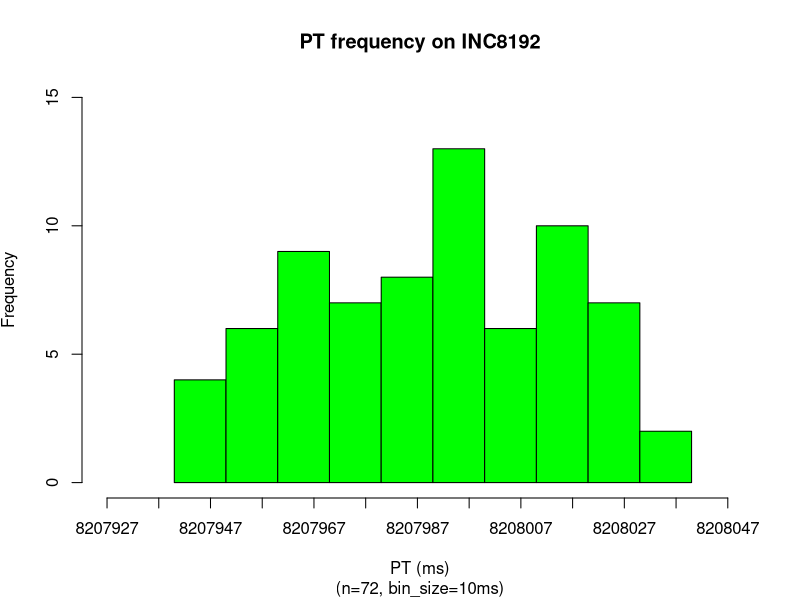
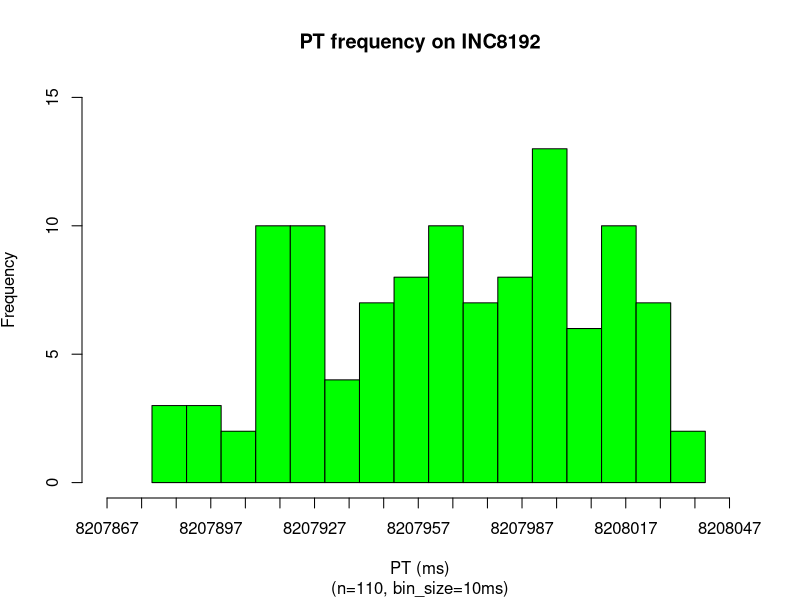
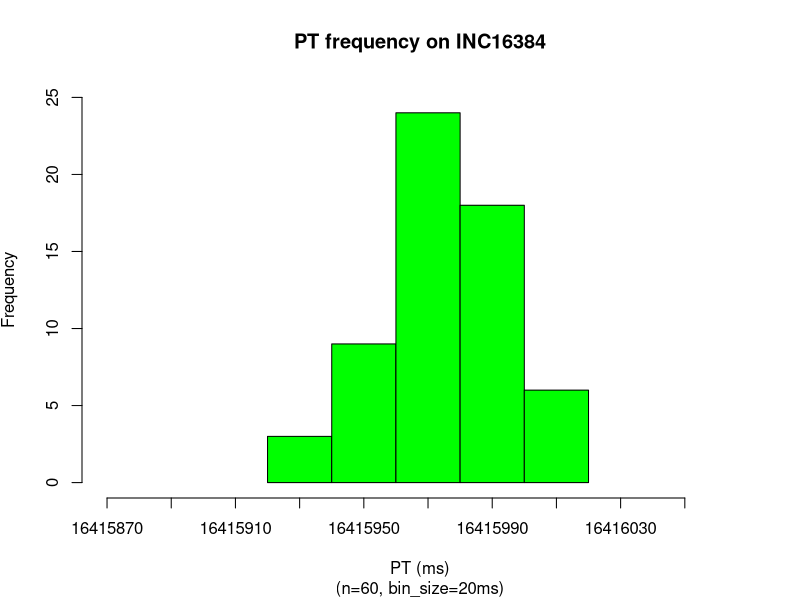
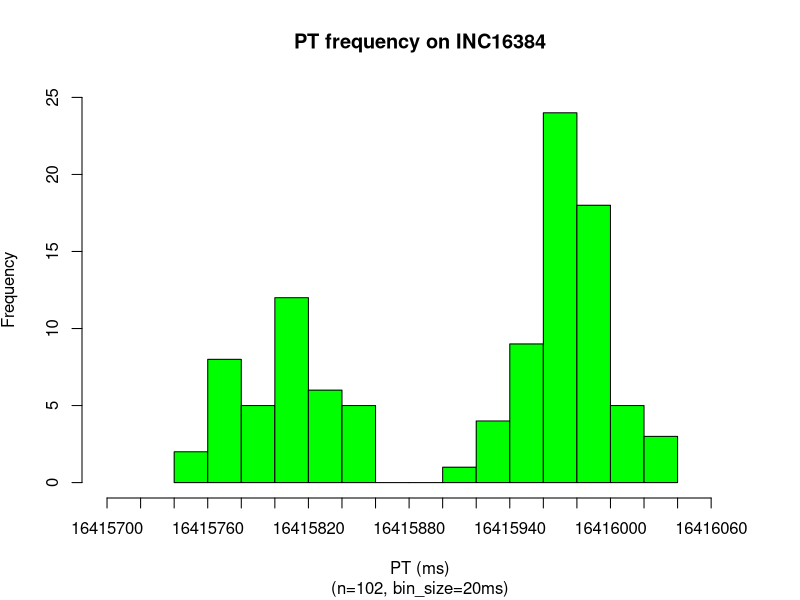

Reproduce these figures in R, in order.
x = read.csv(file="8192_sec.dat",head=TRUE,sep="\t")
setEPS()
postscript("8192_sec_pt_hist2_v5.eps")
x <- subset(x, x$ITERNUM > 40) 
x <- subset(x, x$ITERNUM != 84 & x$ITERNUM != 95 & x$ITERNUM != 105 & x$ITERNUM != 116 & x$ITERNUM != 45 & x$ITERNUM != 56 & x$ITERNUM != 66 & x$ITERNUM != 77)
x_up = mean(x$PRTIME) + 2*sd(x$PRTIME)
x_dn = mean(x$PRTIME) - 2*sd(x$PRTIME)
x = subset(x, x$PRTIME >= x_dn & x$PRTIME <= x_up)
xmax <- max(x$PRTIME)
xmin <- min(x$PRTIME)
binsize=10
nbins <- ceiling((xmax-xmin) / binsize)
h = hist(x$PRTIME, right=F, breaks=nbins,plot=F)
xmin <-xmin-17
xmax <-xmax+15
plot(h, ylim=c(0,15), xaxt='n',freq=TRUE,xlim=c(xmin,xmax),col="green", main='PT frequency on INC8192', 
sub=paste("(n=",nrow(x),", bin_size=",binsize,"ms)",sep=""), xlab='PT (ms)', ylab=expression('Frequency'))
xaxtl <- seq(xmin,xmax,by=binsize)
axis(side=1, at=xaxtl, labels=xaxtl)
dev.off()

x = read.csv(file="8192_sec.dat",head=TRUE,sep="\t")
setEPS()
postscript("8192_sec_pt_hist_v5.eps")
x <- subset(x, x$ITERNUM != 84 & x$ITERNUM != 95 & x$ITERNUM != 105 & x$ITERNUM != 116 & x$ITERNUM != 45 & x$ITERNUM != 56 & x$ITERNUM != 66 & x$ITERNUM != 77)
x_up = mean(x$PRTIME) + 2*sd(x$PRTIME)
x_dn = mean(x$PRTIME) - 2*sd(x$PRTIME)
x = subset(x, x$PRTIME >= x_dn & x$PRTIME <= x_up)
xmax <- max(x$PRTIME)
xmin <- min(x$PRTIME)
binsize=10
nbins <- ceiling((xmax-xmin) / binsize)
h = hist(x$PRTIME, right=F, breaks=nbins,plot=F)
xmin <-xmin-17
xmax <-xmax+15
plot(h, ylim=c(0,15), xaxt='n',freq=TRUE,xlim=c(xmin,xmax),col="green", main='PT frequency on INC8192', 
sub=paste("(n=",nrow(x),", bin_size=",binsize,"ms)",sep=""), xlab='PT (ms)', ylab=expression('Frequency'))
xaxtl <- seq(xmin,xmax,by=binsize)
axis(side=1, at=xaxtl, labels=xaxtl)
dev.off()

x = read.csv(file="16384_sec.dat",head=TRUE,sep="\t")
setEPS()
postscript("16384_sec_pt_hist2_v5.eps")
x <- subset(x, x$ITERNUM > 40) 
x <- subset(x, x$ITERNUM != 10 & x$ITERNUM != 16 & x$ITERNUM != 82 & x$ITERNUM != 87 & x$ITERNUM != 92 & x$ITERNUM != 98 & x$ITERNUM != 103 & x$ITERNUM != 108 & x$ITERNUM != 113 & x$ITERNUM != 119 & x$ITERNUM != 43 & x$ITERNUM != 48 & x$ITERNUM != 54 & x$ITERNUM != 59 & x$ITERNUM != 64 & x$ITERNUM != 69 & x$ITERNUM != 75 & x$ITERNUM != 80)
x_up = mean(x$PRTIME) + 2*sd(x$PRTIME)
x_dn = mean(x$PRTIME) - 2*sd(x$PRTIME)
x = subset(x, x$PRTIME >= x_dn & x$PRTIME <= x_up)
xmax <- max(x$PRTIME)
xmin <- min(x$PRTIME)
binsize=20
nbins <- ceiling((xmax-xmin) / binsize)+1
h = hist(x$PRTIME, right=F, breaks=nbins,plot=F)
xmin <-xmin-57
xmax <-xmax+45
plot(h, ylim=c(0,25), xaxt='n',freq=TRUE,xlim=c(xmin,xmax),col="green", main='PT frequency on INC16384', 
sub=paste("(n=",nrow(x),", bin_size=",binsize,"ms)",sep=""), xlab='PT (ms)', ylab=expression('Frequency'))
xaxtl <- seq(xmin,xmax,by=binsize)
axis(side=1, at=xaxtl, labels=xaxtl)
dev.off()

x = read.csv(file="16384_sec.dat",head=TRUE,sep="\t")
setEPS()
postscript("16384_sec_pt_hist_v5.eps")
x <- subset(x, x$ITERNUM != 10 & x$ITERNUM != 16 & x$ITERNUM != 82 & x$ITERNUM != 87 & x$ITERNUM != 92 & x$ITERNUM != 98 & x$ITERNUM != 103 & x$ITERNUM != 108 & x$ITERNUM != 113 & x$ITERNUM != 119 & x$ITERNUM != 43 & x$ITERNUM != 48 & x$ITERNUM != 54 & x$ITERNUM != 59 & x$ITERNUM != 64 & x$ITERNUM != 69 & x$ITERNUM != 75 & x$ITERNUM != 80)
x_up = mean(x$PRTIME) + 2*sd(x$PRTIME)
x_dn = mean(x$PRTIME) - 2*sd(x$PRTIME)
x = subset(x, x$PRTIME >= x_dn & x$PRTIME <= x_up)
xmax <- max(x$PRTIME)
xmin <- min(x$PRTIME)
binsize=20
nbins <- ceiling((xmax-xmin) / binsize)+1
h = hist(x$PRTIME, right=F, breaks=nbins,plot=F)
xmin <-xmin-57
xmax <-xmax+45
plot(h, ylim=c(0,25), xaxt='n',freq=TRUE,xlim=c(xmin,xmax),col="green", main='PT frequency on INC16384', 
sub=paste("(n=",nrow(x),", bin_size=",binsize,"ms)",sep=""), xlab='PT (ms)', ylab=expression('Frequency'))
xaxtl <- seq(xmin,xmax,by=binsize)
axis(side=1, at=xaxtl, labels=xaxtl)
dev.off()
